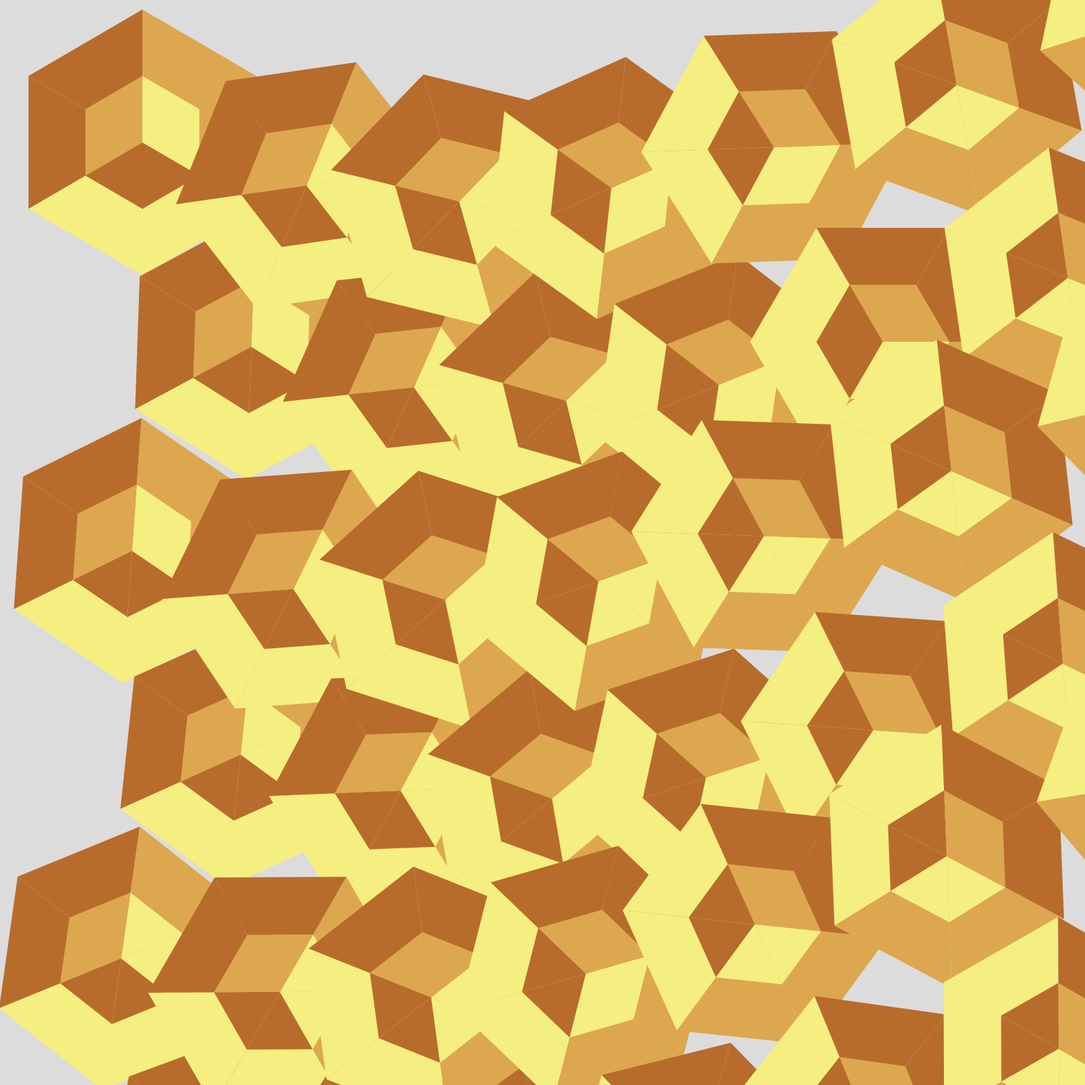
Frame 1 (no input)
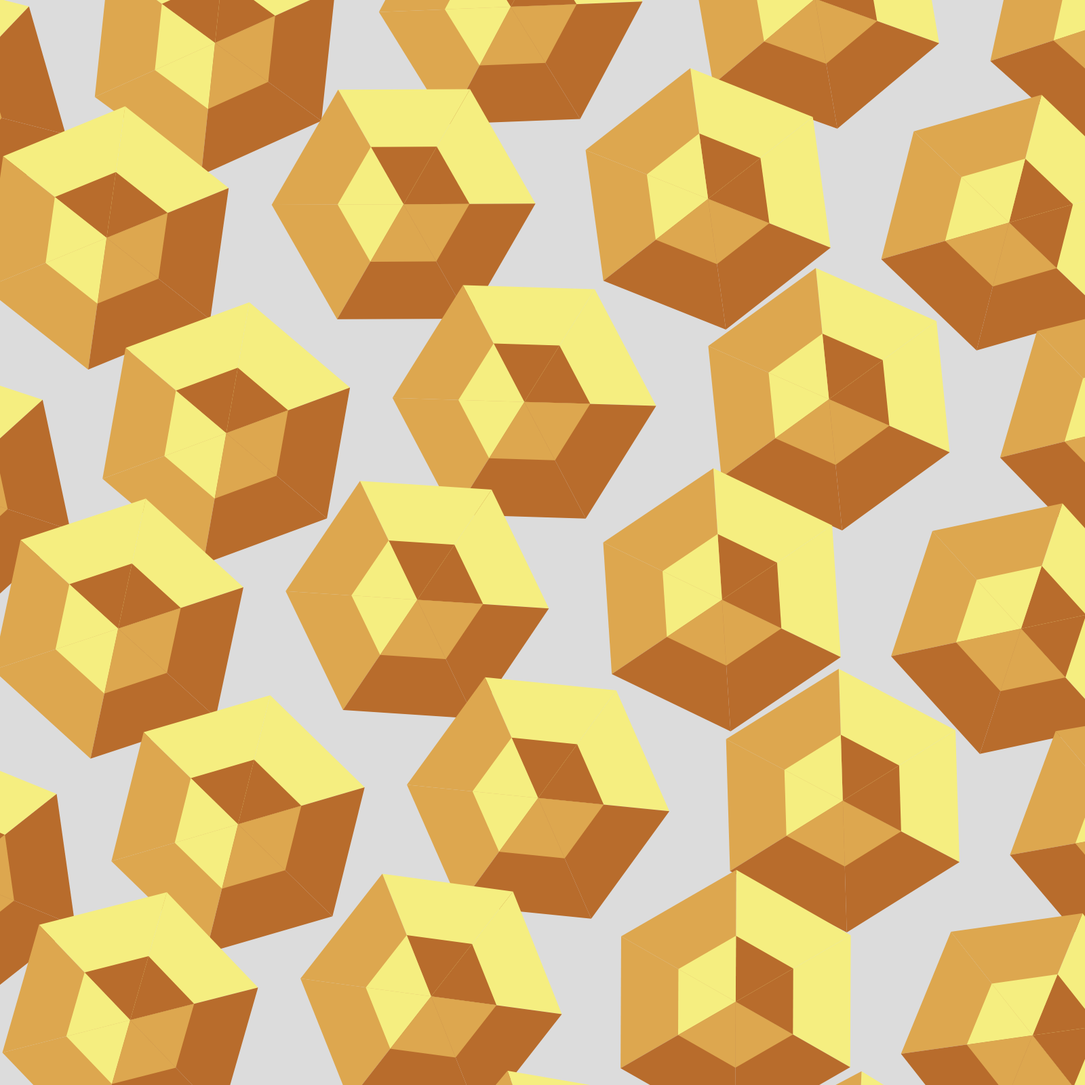
Frame 60 (no input)
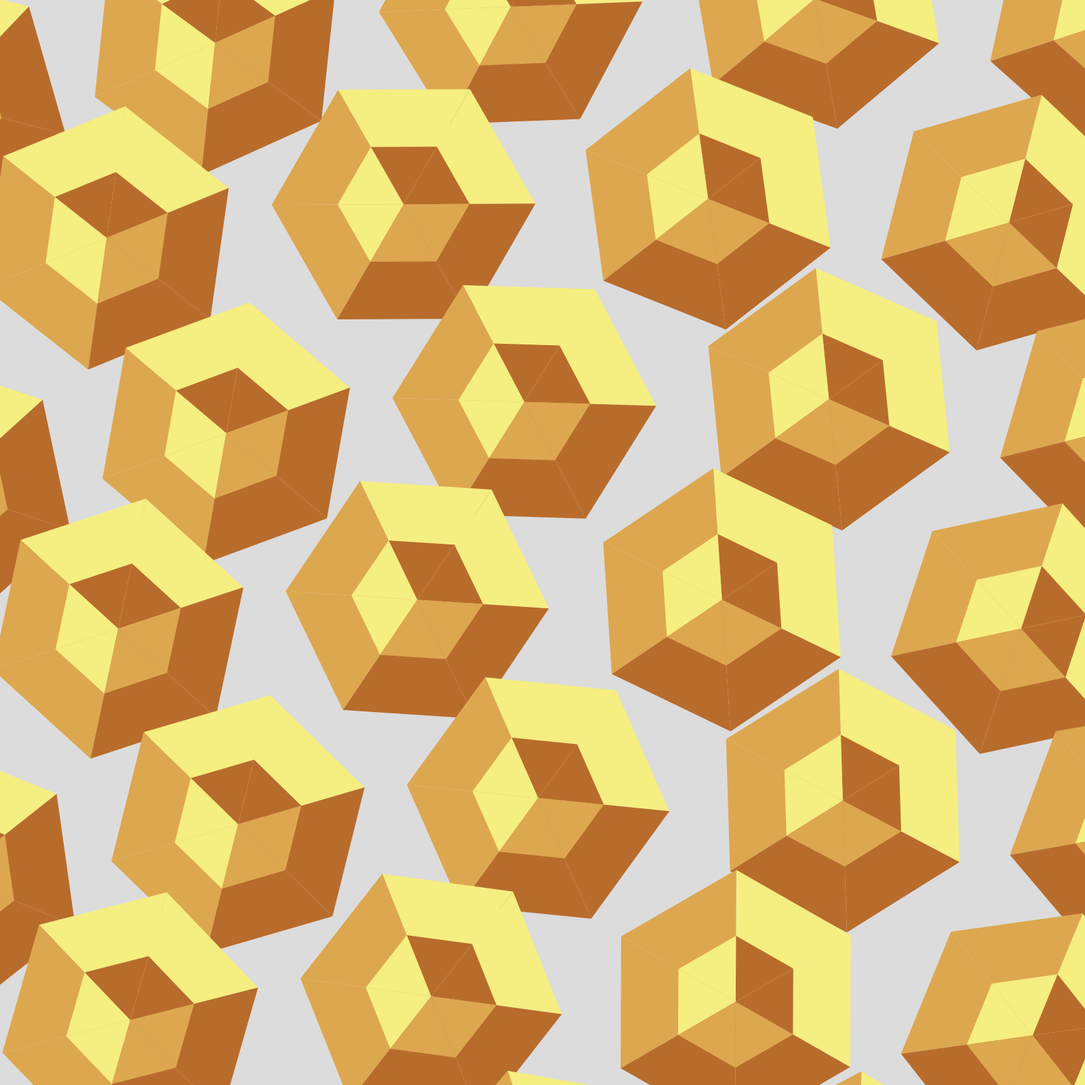
Frame 120 (the mouse pressed at the canvas centre since frame 60)

The p5.js sketch that drew these frames (run headless with seeded random() and noise() and a simulated clock; from frame 60 on, the mouse is pressed at the canvas centre):

// p5.js sketch
// ── sketch.js
//let m = mouseX;
// Triangle01: Bottom Big Triangle
let bigTriangleBottom = {
  colorR: 245,
  colorG: 238,
  colorB: 128,
  x1: 60,
  y1: 440,
  x2: 300,
  y2: 580,
  x3: 300,
  y3: 300
}


let angle = 0;


let honeyCellWidth = 480;
let honeyCellHeightOffset = 420;


function setup() {
  createCanvas(1600, 1600);
  angleMode(DEGREES);
}

function draw() {
  background(220);

  //Larger Shape (below)
  noStroke();

  // Overall Scale Start
  push();
  // this is where we come back to engage scale with mouse
  scale(.7);
  //scale(m);


  for (let i = 0; i < 9; i++) {
    // for (let j = 0; j < 9; j++) {
    push();
    translate(honeyCellWidth * i, 0);
    oneHoneyCell();
    pop();



    push();
    translate(honeyCellWidth * (i + 0.5), honeyCellHeightOffset * 1);
    oneHoneyCell();
    pop();

    push();
    translate(honeyCellWidth * (i + 0), honeyCellHeightOffset * 2);
    oneHoneyCell();
    pop();

    push();
    translate(honeyCellWidth * (i + 0.5), honeyCellHeightOffset * 3);
    oneHoneyCell();
    pop();

    push();
    translate(honeyCellWidth * (i + 0), honeyCellHeightOffset * 4);
    oneHoneyCell();
    pop();

    push();
    translate(honeyCellWidth * (i + 0.5), honeyCellHeightOffset * 5);
    oneHoneyCell();
    pop();

    push();
    translate(honeyCellWidth * (i + 0), honeyCellHeightOffset * 6);
    oneHoneyCell();
    pop();

    push();
    translate(honeyCellWidth * (i + 0.5), honeyCellHeightOffset * 7);
    oneHoneyCell();
    pop();

    push();
    translate(honeyCellWidth * (i + 0), honeyCellHeightOffset * 8);
    oneHoneyCell();
    pop();

    push();
    translate(honeyCellWidth * (i + 0.5), honeyCellHeightOffset * 9);
    oneHoneyCell();
    pop();

    push();
    translate(honeyCellWidth * (i + 0), honeyCellHeightOffset * 10);
    oneHoneyCell();
    pop();



  }

}


function oneHoneyCell() {

    push();
    rotate(angle);
    translate(0,0);

    //Bottom big triangle
    fill(bigTriangleBottom.colorR, bigTriangleBottom.colorG, bigTriangleBottom.colorB);
    push();
    triangle(bigTriangleBottom.x1, bigTriangleBottom.y1, bigTriangleBottom.x2, bigTriangleBottom.y2,bigTriangleBottom.x3, bigTriangleBottom.y3);
    triangle(300,580,540,440,300,300);
    pop();


    //Right big triangle
    fill(221,167,79);

    push();
    triangle(540,440,540,160,300,300);
    triangle(540,160,300,20,300,300);
    pop();

    // Left big triangle
    fill(184,108,44)

    push();
    triangle(300,20,60,160,300,300);
    triangle(60,160,60,440,300,300);
    pop();

  angle++;

    //Smaller Shape (above)
    fill(184,108,44)
    // bottom small triangles
    push();
    triangle(180,370,300,440,300,300);
    pop();

    push();
    triangle(300,440,420,370,300,300);
    pop();

    fill(245,238,128)

    // Right small triangles
    push();
    triangle(420,370,420,230,300,300);
    pop();

    push();
    triangle(420,230,300,160,300,300);
    pop();

    fill(221,167,79)

    // left small triangles
    push();
    triangle(300,160,180,230,300,300);
    pop();

    push();
    triangle(180,230,180,370,300,300);
    pop();

    pop();

    angle++;
}
